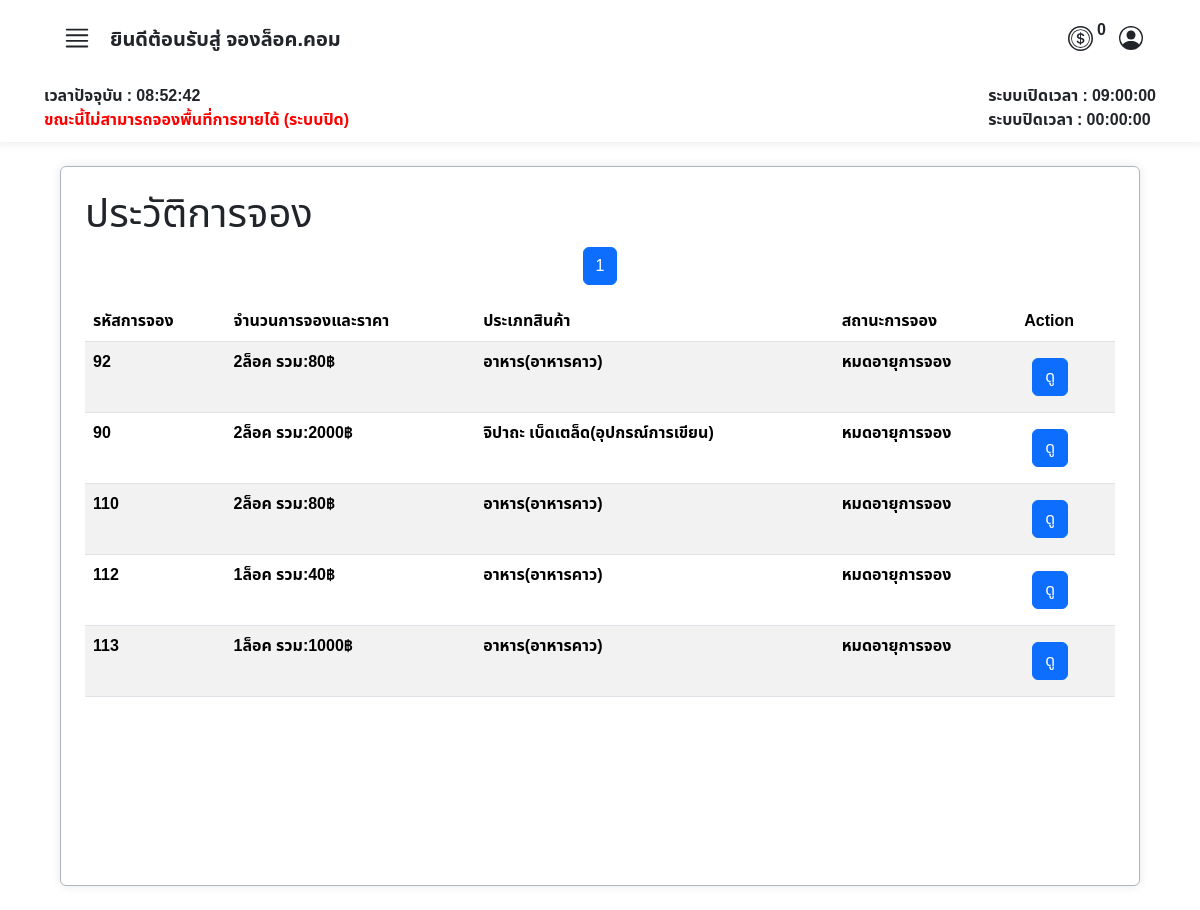
Before: /user/booking_history.php (signed in) with the older database file.
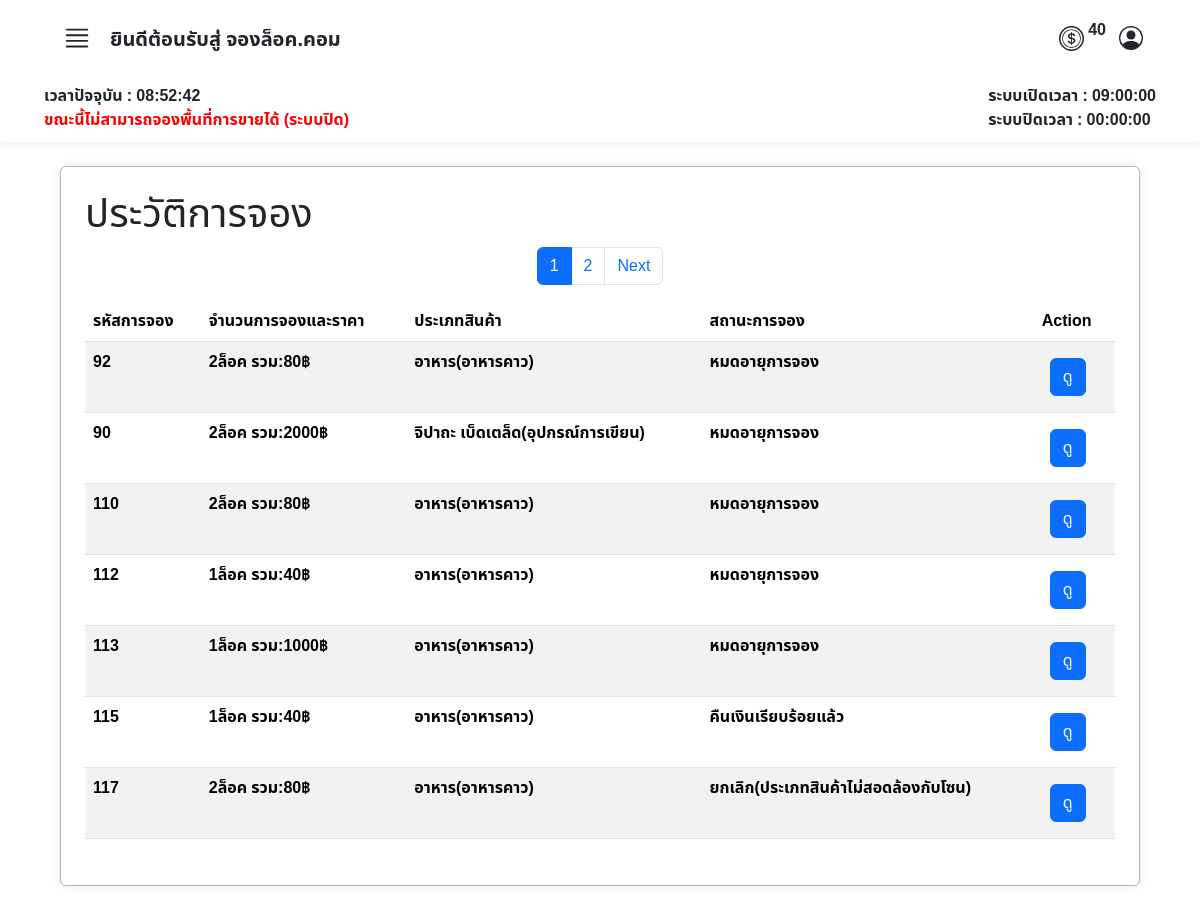
After: the same page with the newer database file.
### tables this page shows
CREATE TABLE `tbl_user` (
  `user_id` int(6) UNSIGNED ZEROFILL NOT NULL COMMENT 'รหัสลูกค้า',
  `prefix` enum('นาย','นาง','นางสาว') NOT NULL COMMENT 'คำนำหน้าชื่อ',
  `firstname` varchar(255) NOT NULL COMMENT 'ชื่อ',
  `lastname` varchar(255) NOT NULL COMMENT 'นามสกุล',
  `tel` varchar(11) NOT NULL COMMENT 'เบอร์โทรศัพท์',
  `email` varchar(255) NOT NULL COMMENT 'อีเมลล์',
  `username` varchar(255) NOT NULL COMMENT 'ชื่อผู้ใช้',
  `password` varchar(255) NOT NULL COMMENT 'รหัสผ่าน',
  `userrole` int(3) NOT NULL COMMENT '1=ลูกค้า,2=แอดมิน',
  `shop_name` varchar(50) NOT NULL COMMENT 'ชื่อร้านค้า',
  `token` int(11) NOT NULL,
  `last_login` datetime DEFAULT NULL
);

CREATE TABLE `booked` (
  `id_booked` int(10) UNSIGNED ZEROFILL NOT NULL COMMENT 'รหัสการจองแบบเรียบร้อยแล้ว',
  `booking_id` int(10) UNSIGNED DEFAULT NULL COMMENT 'รหัสการจอง',
  `member_id` int(6) UNSIGNED DEFAULT NULL COMMENT 'รหัสลูกค้า',
  `booking_amount` varchar(45) NOT NULL,
  `total_price` varchar(45) NOT NULL,
  `product_type` int(11) NOT NULL,
  `sub_product_type` int(11) NOT NULL,
  `booking_status` int(3) UNSIGNED NOT NULL COMMENT 'สถานะการจอง',
  `booking_type` varchar(20) NOT NULL,
  `zone_id` int(3) UNSIGNED NOT NULL COMMENT 'รหัสประเภทโซน',
  `slip_img` varchar(45) DEFAULT NULL COMMENT 'log',
  `booking_date` datetime DEFAULT NULL COMMENT 'วันเวลาที่จอง',
  `booked_lock_number` text DEFAULT NULL COMMENT 'เลขล็อคที่จะได้',
  `expiration_date` datetime DEFAULT NULL
);

CREATE TABLE `category` (
  `id_category` int(11) NOT NULL,
  `cat_name` varchar(45) NOT NULL
);

CREATE TABLE `sub_category` (
  `idsub_category` int(11) NOT NULL,
  `id_category` int(11) DEFAULT NULL,
  `sub_cat_name` varchar(45) NOT NULL
);

CREATE TABLE `booking_status` (
  `id` int(3) UNSIGNED NOT NULL COMMENT 'รหัสสถานะการจอง',
  `status` varchar(50) NOT NULL COMMENT 'สถานะ'
);

### user/booking_history.php (the view, shortened to what the changed rows need)
<?php
$results_per_page = 7;
$page = isset($_GET['page']) ? (int)$_GET['page'] : 1;
$start_from = ($page - 1) * $results_per_page;
?>
<!DOCTYPE html>
<html lang="th">
<head>
    <link href="https://cdn.jsdelivr.net/npm/bootstrap@5.3.3/dist/css/bootstrap.min.css" rel="stylesheet">
    <link rel="stylesheet" href="../asset/css/font.css">
</head>
<body>
    <?php
    include('./user_nav.php');
    ?>
    <div class="container my-4 p-2 border border-dark-subtle rounded  overflow-auto  bgcolor" style="width: 90%; height: 45rem;">
        <div class="tab-content" id="myTabContent">
            <div class="tab-pane fade show active mt-2 mx-2 p-2" id="category">
                <div>
                    <h1>ประวัติการจอง</h1>
                </div>
                <div class="mt-2 overflow-auto">
                    <?php
                    $sql_total = "SELECT COUNT(*) FROM market_booking.booked WHERE member_id = $user_id";
                    $result_total = $conn->query($sql_total);
                    $row_total = $result_total->fetch_row();
                    $total_records = $row_total[0];
                    $total_pages = ceil($total_records / $results_per_page);
                    $current_page = isset($_GET['page']) ? $_GET['page'] : 1;
                    $adjacents = 1;
                    echo "<nav>";
                    echo "<ul class='pagination justify-content-center'>";
                    if ($total_pages <= (1 + ($adjacents * 2))) {
                        for ($i = 1; $i <= $total_pages; $i++) {
                            if ($i == $current_page) {
                                echo "<li class='page-item active'><a class='page-link' href='#'>" . $i . "</a></li>";
                            } else {
                                echo "<li class='page-item'><a class='page-link' href='?page=" . $i . "'>" . $i . "</a></li>";
                            }
                        }
                    }
                    if ($current_page < $total_pages) {
                        echo "<li class='page-item'><a class='page-link' href='?page=" . ($current_page + 1) . "'>Next</a></li>";
                    }
                    echo "</ul>";
                    echo "</nav>";
                    $sql = "SELECT
                                B.booking_id,
                                CONCAT(U.prefix, ' ', U.firstname, ' ', U.lastname) AS fullname,
                                B.booking_amount,
                                B.total_price,
                                C.cat_name,
                                SC.sub_cat_name,
                                BS.status,
                                B.booking_type,
                                B.slip_img,
                                B.booked_lock_number,
                                B.booking_date
                            FROM market_booking.booked AS B
                            LEFT JOIN booking_status AS BS ON B.booking_status = BS.id
                            LEFT JOIN tbl_user AS U ON B.member_id = U.user_id
                            LEFT JOIN category AS C ON B.product_type = C.id_category
                            LEFT JOIN sub_category AS SC ON B.sub_product_type = SC.idsub_category
                            WHERE member_id = $user_id
                            ";
                    $sql .= " LIMIT $start_from, $results_per_page";
                    $result = $conn->query($sql);
                    if ($result === false) {
                        echo "ข้อผิดพลาด SQL: " . $conn->error;
                    } elseif ($result->num_rows > 0) {
                        echo "<table class='table table-striped'>";
                        echo "<thead>
                            <tr>
                                <th>รหัสการจอง</th>
                                <th>จำนวนการจองและราคา</th>
                                <th>ประเภทสินค้า</th>
                                <th>สถานะการจอง</th>
                                <th>Action</th>
                            </tr>
                        </thead>";
                        echo "<tbody>";
                        while ($row = $result->fetch_assoc()) {
                            echo "<tr>";
                            echo "<td><strong>" . $row["booking_id"] . "</strong></td>";
                            echo "<td><strong>" . $row["booking_amount"] . "ล็อค รวม:" . $row["total_price"] . "฿</strong></td>";
                            echo "<td><strong>" . $row["cat_name"] . "(" . $row["sub_cat_name"] . ")</strong></td>";
                            echo "<td><strong>" . $row["status"] . "</strong></td>";
                            echo "<td>
                                    <button
                                        class='btn btn-primary m-2' type='button'
                                        data-bs-toggle='modal'
                                        data-bs-target='#viewBookingModal'
                                        data-id='" . $row["booking_id"] . "'>
                                        ดู
                                    </button>
                                </td>";
                            echo "</tr>";
                        }
                        echo "</tbody></table>";
                    } else {
                        echo "ไม่พบข้อมูล";
                    }
                    ?>
                </div>
            </div>
        </div>
    </div>
</body>
</html>

### user/user_nav.php (shortened to what the changed rows need)
<nav class="row g-2 bgcolor">
    <div class="col-12 d-flex justify-content-between px-5 py-3">
        <div class="d-flex align-items-center ">
            <div class="row  ">
                <div class="col d-flex align-items-center justify-content-center">
                    <p class="ms-1">
                        <strong>
                            <?php
                            $user_id = $_SESSION["user_id"];
                            $stmt = $conn->prepare("SELECT user_id, username, shop_name, tel, email, token,
                                  firstname, lastname, userrole,
                                  CONCAT(prefix, firstname, ' ', lastname) AS fullname
                        FROM market_booking.tbl_user
                        WHERE user_id = ?");
                            $stmt->bind_param("i", $user_id);
                            $stmt->execute();
                            $stmt->bind_result($SQLuser_id, $SQLusername, $SQLshop_name, $SQLtel, $SQLemail, $SQLtoken, $SQLfirstname, $SQLlastname, $SQLuserrole, $SQLfullname);
                            echo htmlspecialchars($SQLtoken);
                            ?>
                        </strong>
                    </p>
                </div>
            </div>
        </div>
    </div>
</nav>

Changed rows visible on the page:
changed tbl_user: token "0" → "40"
added booked: booking "115", booking_amount "1", total_price "40", product_type.cat_name "อาหาร", sub_category.sub_cat_name "อาหารคาว", booking_status.status "คืนเงินเรียบร้อยแล้ว"
added booked: booking "117", booking_amount "2", total_price "80", product_type.cat_name "อาหาร", sub_category.sub_cat_name "อาหารคาว", booking_status.status "ยกเลิก(ประเภทสินค้าไม่สอดล้องกับโซน)"
Other visible differences:
new list line: "2"
text now shown: "Next"
